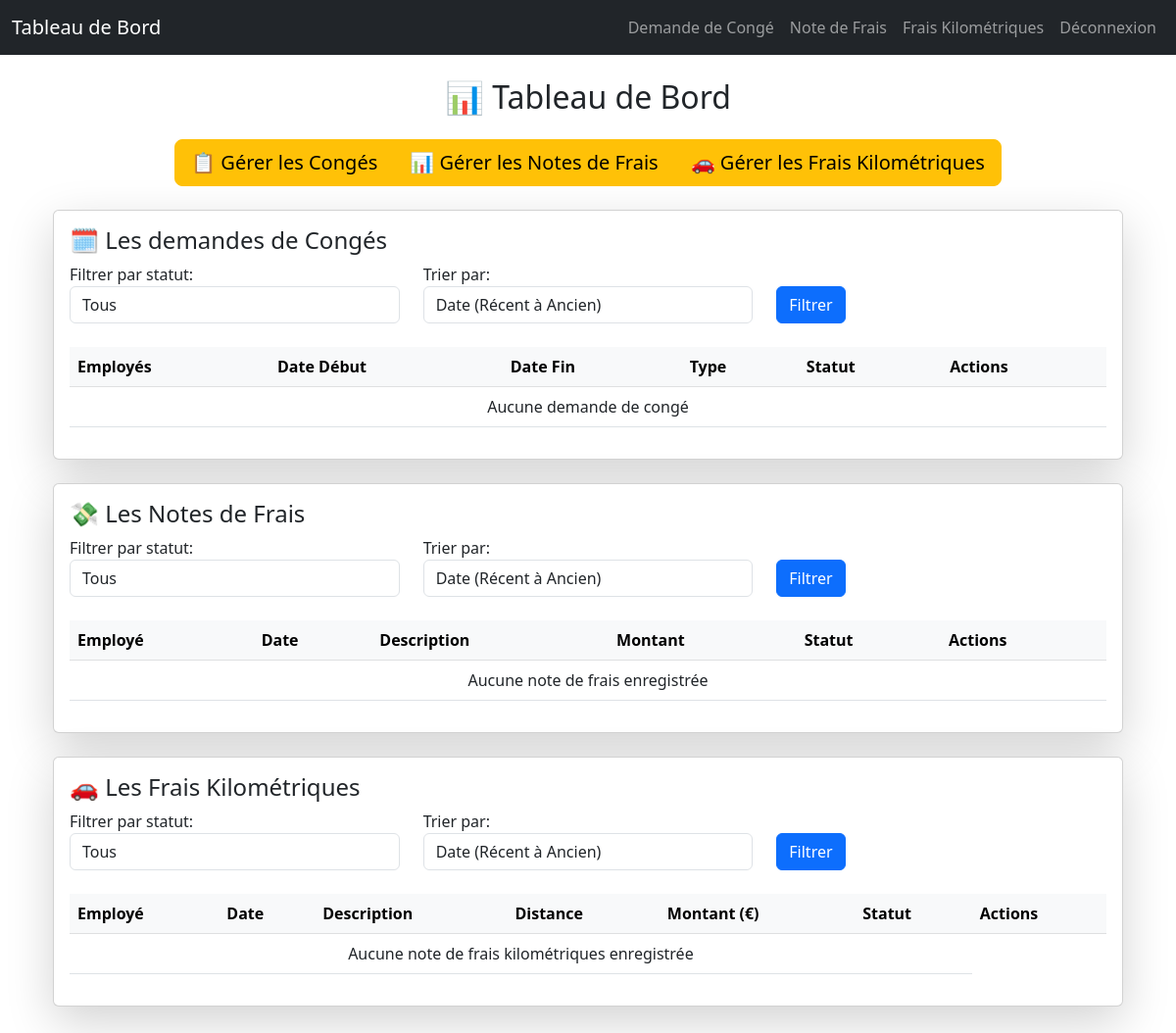
The app's page /dashboard/ (signed in), older data.
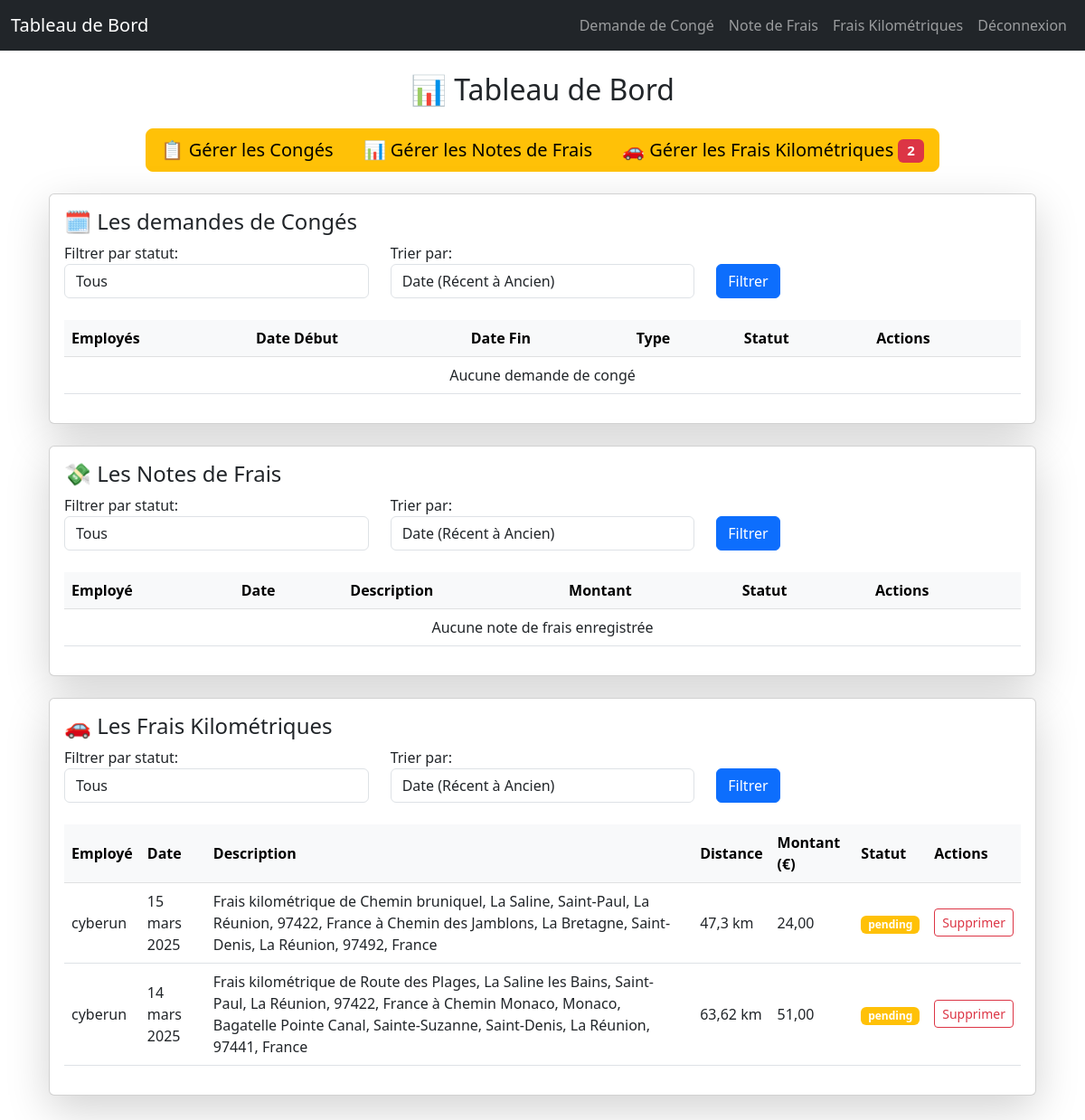
The same page, newer data.
### rh_management/models.py (models this page shows, shortened)
class KilometricExpense(models.Model):
    user = models.ForeignKey(User, on_delete=models.CASCADE)
    date = models.DateField()
    vehicle_type = models.CharField(max_length=20, choices=VEHICLE_TYPES)
    fiscal_power = models.IntegerField()
    departure = models.CharField(max_length=255)
    departure_lat = models.FloatField(blank=True, null=True)
    departure_lng = models.FloatField(blank=True, null=True)
    arrival = models.CharField(max_length=255)
    arrival_lat = models.FloatField(blank=True, null=True)
    arrival_lng = models.FloatField(blank=True, null=True)
    distance = models.FloatField(blank=True, null=True)
    project = models.CharField(max_length=255, blank=True, null=True)
    amount = models.DecimalField(max_digits=10, decimal_places=2)
    status = models.CharField(max_length=10, choices=STATUS_CHOICES, default='pending')
    description = models.CharField(max_length=255, blank=True)
    notification_emails = models.TextField(blank=True, null=True)

### rh_management/views.py (the view)
# urls.py: path("dashboard/", dashboard_view, name="dashboard"),  # Dashboard page
@login_required
def dashboard_view(request):
    new_leave_requests_count = LeaveRequest.objects.filter(status='pending').count()
    new_expense_reports_count = ExpenseReport.objects.filter(status='pending').count()
    new_kilometric_expenses_count = KilometricExpense.objects.filter(status='pending').count()
    context = {
        "is_admin": request.user.is_superuser,
        "is_hr": request.user.groups.filter(name='HR').exists(),
        "is_employee": request.user.groups.filter(name='Employé').exists(),
        "leave_requests": LeaveRequest.objects.all(),
        "expense_reports": ExpenseReport.objects.all(),
        "kilometric_expenses": KilometricExpense.objects.all(),
        "new_leave_requests_count": new_leave_requests_count,
        "new_expense_reports_count": new_expense_reports_count,
        "new_kilometric_expenses_count": new_kilometric_expenses_count,
    }
    return render(request, 'rh_management/dashboard.html', context)

### templates/rh_management/dashboard.html (shortened to what the changed rows need)
{% extends "base.html" %}
{% block content %}
<div class="container mt-4">
    <h2 class="text-center mb-4">📊 Tableau de Bord</h2>
    {% if is_hr or is_admin %}
        <div class="text-center mt-4">
            <div class="btn-group" role="group" aria-label="Actions RH/Admin">
                <a href="{% url 'manage_kilometric_expenses' %}" class="btn btn-warning btn-lg">
                    🚗 Gérer les Frais Kilométriques
                    {% if new_kilometric_expenses_count > 0 %}
                        <span class="badge bg-danger">{{ new_kilometric_expenses_count }}</span>
                    {% endif %}
                </a>
            </div>
        </div>
    {% endif %}
    {% if is_hr or is_admin %}
    <div class="card shadow-lg mt-4">
        <div class="card-body">
            <table class="table table-hover">
                <thead class="table-light">
                    <tr>
                        <th>Employés</th>
                        <th>Date Début</th>
                        <th>Date Fin</th>
                        <th>Type</th>
                        <th>Statut</th>
                        {% if is_admin %}
                        <th>Actions</th>
                        {% endif %}
                    </tr>
                </thead>
            </table>
        </div>
    </div>
    <div class="card shadow-lg mt-4">
        <div class="card-body">
            <table class="table table-hover">
                <thead class="table-light">
                    <tr>
                        <th>Employé</th>
                        <th>Date</th>
                        <th>Description</th>
                        <th>Montant</th>
                        <th>Statut</th>
                        {% if is_admin %}
                        <th>Actions</th>
                        {% endif %}
                    </tr>
                </thead>
            </table>
        </div>
    </div>
    <div class="card shadow-lg mt-4">
        <div class="card-body">
            <table class="table table-hover">
                <thead class="table-light">
                    <tr>
                        <th>Employé</th>
                        <th>Date</th>
                        <th>Description</th>
                        <th>Distance</th>
                        <th>Montant (€)</th>
                        <th>Statut</th>
                        {% if is_admin %}
                        <th>Actions</th>
                        {% endif %}
                    </tr>
                </thead>
                <tbody id="kilometric_expense_reports_body">
                    {% if kilometric_expenses %}
                        {% for expense in kilometric_expenses %}
                            <tr data-id="{{ expense.id }}">
                                <td>{{ expense.user.username }}</td>
                                <td>{{ expense.date }}</td>
                                <td>{{ expense.description|default:"Frais kilométrique" }}</td>
                                <td>{{ expense.distance }} km</td>
                                <td>{{ expense.amount }}</td>
                                <td>
                                    <span class="badge bg-{% if expense.status == 'approved' %}success{% elif expense.status == 'rejected' %}danger{% else %}warning{% endif %}">
                                        {{ expense.status }}
                                    </span>
                                </td>
                                {% if is_admin %}
                                <td>
                                    <form method="post" action="{% url 'delete_kilometric_expense' expense.id %}">
                                        <button type="submit" class="btn btn-outline-danger btn-sm">Supprimer</button>
                                    </form>
                                </td>
                                {% endif %}
                            </tr>
                        {% endfor %}
                    {% else %}
                        <tr><td colspan="6" class="text-center">Aucune note de frais kilométriques enregistrée</td></tr>
                    {% endif %}
                </tbody>
            </table>
        </div>
    </div>
    {% endif %}
</div>
{% endblock %}

Row changes from the older to the newer data that the page shows:
added KilometricExpense: user.username "cyberun", date "15 mars 2025", description "Frais kilométrique de Chemin bruniquel, La Saline, Saint-Paul, La Réunion, 97422, France à Chemin des Jamblons, La Bretagne, Saint-Denis, La Réunion, 97492, France", distance "47,3", amount "24,00", status "pending"
added KilometricExpense: user.username "cyberun", date "14 mars 2025", description "Frais kilométrique de Route des Plages, La Saline les Bains, Saint-Paul, La Réunion, 97422, France à Chemin Monaco, Monaco, Bagatelle Pointe Canal, Sainte-Suzanne, Saint-Denis, La Réunion, 97441, France", distance "63,62", amount "51,00", status "pending"
Text that changed along with them:
{{ new_kilometric_expenses_count }}: (not shown) → "2"
text no longer shown: "Aucune note de frais kilométriques enregistrée"
